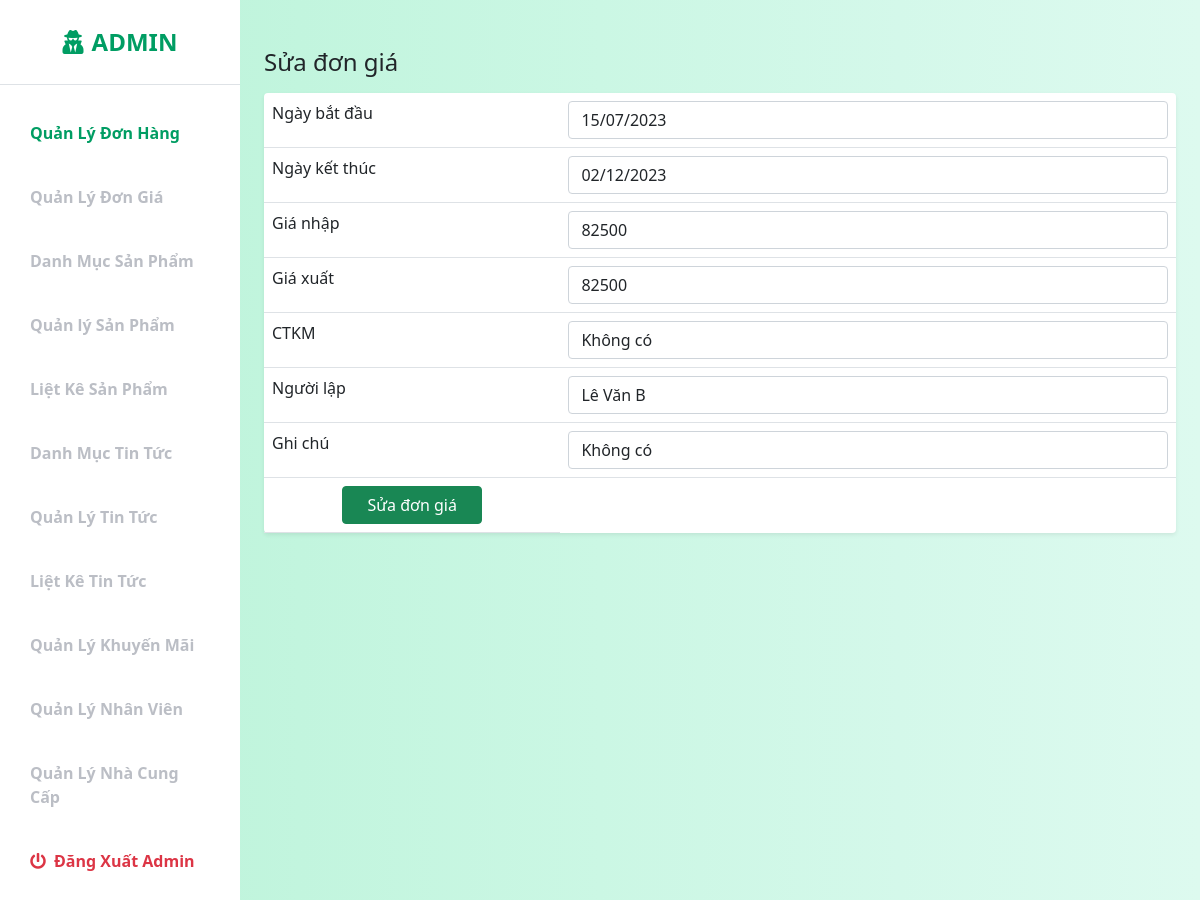
Screenshot of /admin/brandedit.php?id_dongia=16 (signed in) with the database file from the repository.
### tables this page shows
CREATE TABLE `dongia` (
  `id_dongia` int(11) UNSIGNED NOT NULL,
  `ngaybatdau` varchar(25) NOT NULL,
  `ngayketthuc` varchar(25) NOT NULL,
  `gianhap` varchar(25) NOT NULL,
  `giaxuat` varchar(25) NOT NULL,
  `ctkm` varchar(200) NOT NULL,
  `nguoilap` varchar(100) NOT NULL,
  `ghichu` varchar(200) NOT NULL
);

### lib/database.php (called while the page is built, shortened)
<?php
Class Database{
   public $host   = DB_HOST;
   public $user   = DB_USER;
   public $pass   = DB_PASS;
   public $dbname = DB_NAME;
   public $link;
private function connectDB(){
   $this->link = new mysqli($this->host, $this->user, $this->pass,
    $this->dbname);
 }
public function select($query){
  $result = $this->link->query($query) or
   die($this->link->error.__LINE__);
  if($result->num_rows > 0){
    return $result;
  } else {
    return false;
  }
 }
}

### classes/brand.php (called while the page is built, shortened)
<?php
    $filepath = realpath(dirname(__FILE__));
    include_once ($filepath.'/../lib/database.php');
?>
<?php
    class brand
    {
        private $db;
        public function __construct()
        {
            $this->db = new Database();
        }
        public function getbrandbyId($id)
        {
            $query = "SELECT * FROM dongia WHERE id_dongia = '$id'";
            $result = $this->db->select($query);
            return $result;
        }
    }
?>

### admin/brandedit.php (the view, shortened to what this page needs)
<?php
include 'inc/header.php';
include 'inc/sidebar.php';
?>
<?php include '../classes/brand.php';?>
<?php
$brand = new brand();
if(!isset($_GET['id_dongia']) || $_GET['id_dongia']!=NULL)
{
    $id = $_GET['id_dongia'];
}
?>
 <div id="page-content-wrapper">
            <div class="container-fluid px-4">
                <div class="row my-5">
                    <h3 class="fs-4 mb-3">Sửa đơn giá</h3>
                    <div class="col">
                        <table class="table bg-white rounded shadow-sm table-hover">
                            <?php
                               $get_brand_name = $brand ->getbrandbyId($id);
                               if($get_brand_name)
                               {
                                    while($result = $get_brand_name->fetch_assoc())
                                    {
                            ?>
                        <form method="post" action="">
                             <tbody>
                             <tr>
                                    <td>Ngày bắt đầu</td>
                                    <td>
                                     <div class="input-group">
                                         <input type="text" class="form-control" aria-describedby="basic-addon1" name="ngaybatdau" value="<?php echo $result['ngaybatdau']?>">
                                     </div>
                                    </td>
                                </tr>
                                <tr>
                                    <td>Ngày kết thúc</td>
                                    <td>
                                     <div class="input-group">
                                         <input type="text" class="form-control" aria-describedby="basic-addon1" name="ngayketthuc" value="<?php echo $result['ngayketthuc']?>">
                                     </div>
                                    </td>
                                </tr>
                                <tr>
                                    <td>Giá nhập</td>
                                    <td>
                                     <div class="input-group">
                                         <input type="text" class="form-control" aria-describedby="basic-addon1" name="gianhap" value="<?php echo $result['gianhap']?>">
                                     </div>
                                    </td>
                                </tr>
                                <tr>
                                    <td>Giá xuất</td>
                                    <td>
                                     <div class="input-group">
                                         <input type="text" class="form-control" aria-describedby="basic-addon1" name="giaxuat" value="<?php echo $result['giaxuat']?>">
                                     </div>
                                    </td>
                                </tr>
                                <tr>
                                    <td>CTKM</td>
                                    <td>
                                     <div class="input-group">
                                         <input type="text" class="form-control" aria-describedby="basic-addon1" name="ctkm" value="<?php echo $result['ctkm']?>">
                                     </div>
                                    </td>
                                </tr>
                                <tr>
                                    <td>Người lập</td>
                                    <td>
                                     <div class="input-group">
                                         <input type="text" class="form-control" aria-describedby="basic-addon1" name="nguoilap" value="<?php echo $result['nguoilap']?>">
                                     </div>
                                    </td>
                                </tr>
                                <tr>
                                    <td>Ghi chú</td>
                                    <td>
                                     <div class="input-group">
                                         <input type="text" class="form-control" aria-describedby="basic-addon1" name="ghichu" value="<?php echo $result['ghichu']?>">
                                     </div>
                                    </td>
                                </tr>
                                <tr>
                                    <td><div class="d-grid gap-2 col-6 mx-auto"><button class="btn btn-success" type="submit" name="submit">Sửa đơn giá</button></div></td>
                                </tr>
                             </tbody>
                            </form>
                            <?php
                                    }
                                }
                            ?>
                        </table>
                    </div>
            </div>
        </div>
    </div>

### admin/css/style2.css (style rules this page uses)
:root { --main-bg-color: #009d63; --main-text-color: #009d63; --second-text-color: #bbbec5; --second-bg-color: #c1efde; }
#page-content-wrapper { min-width: 100vw; }
@media (min-width: 768px) { #page-content-wrapper { min-width: 0; width: 100%; } }

### rows the page displays
dongia: ngaybatdau "15/07/2023", ngayketthuc "02/12/2023", gianhap "82500", giaxuat "82500", ctkm "Không có", nguoilap "Lê Văn B", ghichu "Không có"
